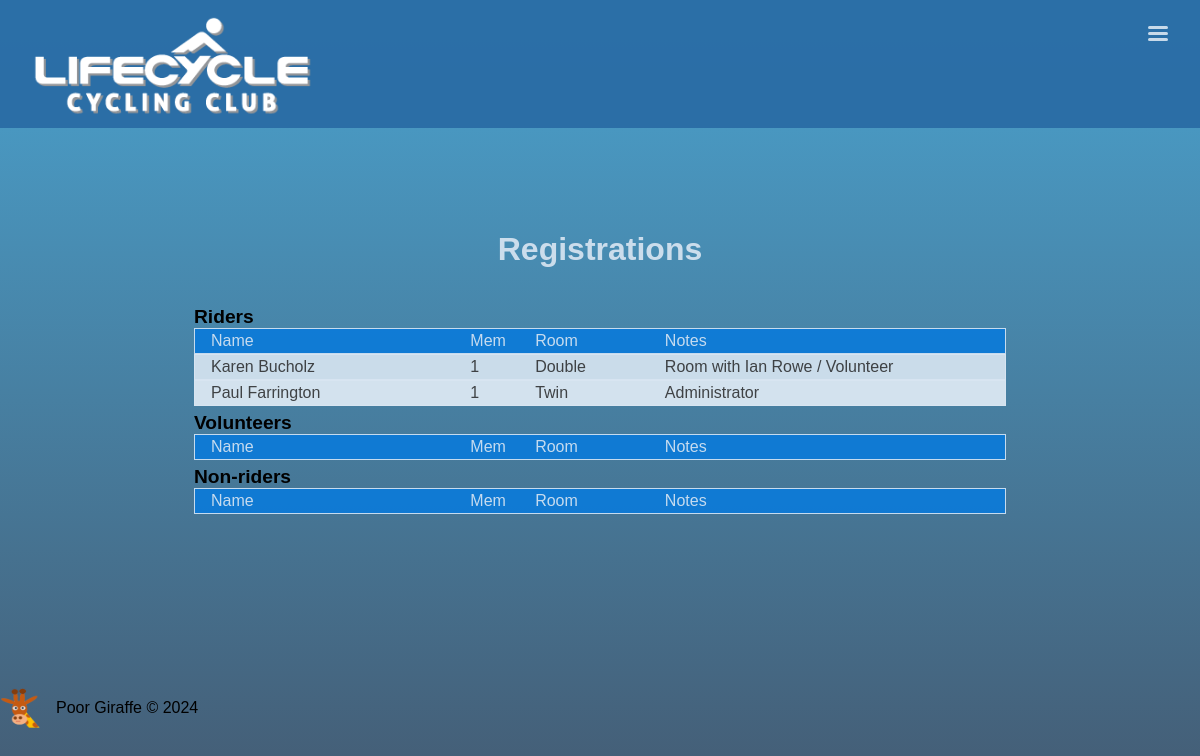
Page /registrations/ on the earlier database version.
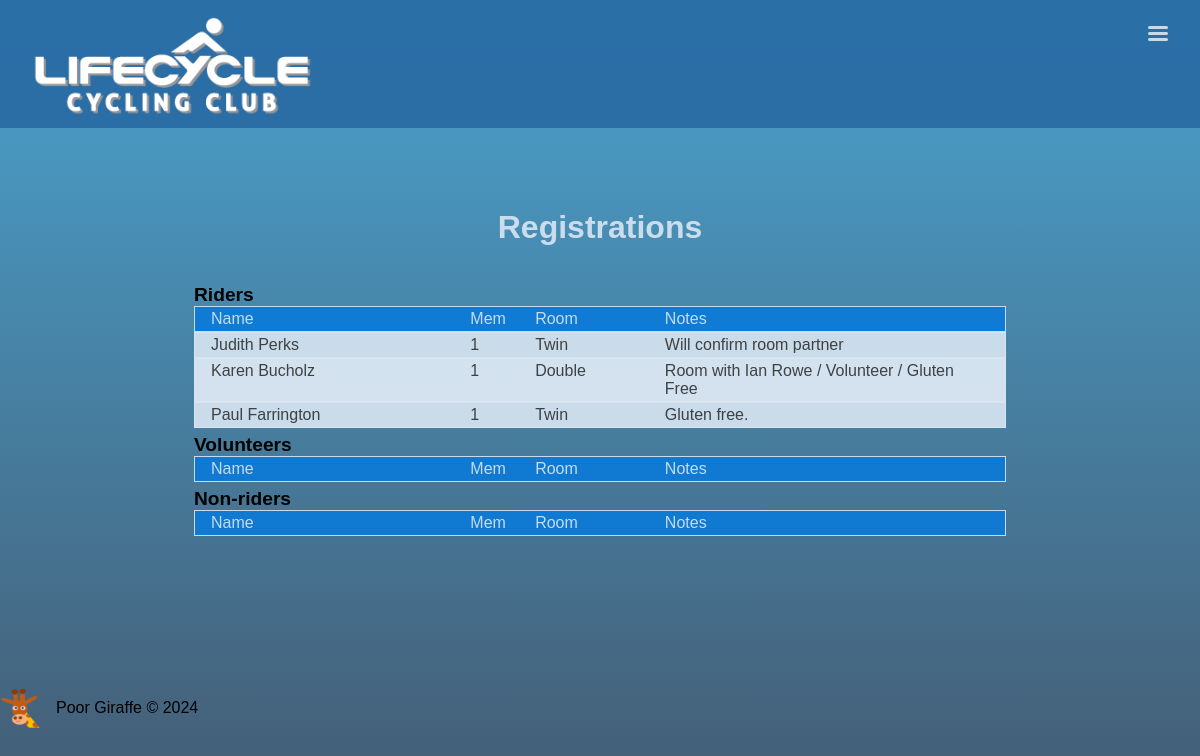
Same page on the later database version.
### book/models.py (models this page shows, shortened)
class Registration(models.Model):
	name = models.CharField(max_length=30)
	email = models.EmailField()
	membership = models.ForeignKey(Membership, on_delete=models.CASCADE, null=True)
	status = models.ForeignKey(Status, on_delete=models.CASCADE)
	room = models.ForeignKey(RoomType, on_delete=models.CASCADE)
	notes = models.CharField(max_length=100, blank=True, null=True)

class Membership(models.Model):
	membership = models.CharField(max_length=30)

class RoomType(models.Model):
	description = models.CharField(max_length=20)
	supplement = models.IntegerField()
	def __str__(self):
		return self.description

### book/views.py (the view)
# urls.py: path('registrations/', registrations, name='registrations'),
def registrations(request):
	registrations = Registration.objects.all().order_by('name')
	context = {
		'registrations': registrations,
	}
	return render(request, 'registrations.html', context)

### book/template/registrations.html (shortened to what this page needs)
{% extends 'base.html' %}
{% load static %}
{% block main %}
	<main>
		<h1>Registrations</h1>
		<div class="registrations">
			<h2>Riders</h2>
			<div class="header"><p>Name</p><p>Mem</p><p>Room</p><p>Notes</p></div>
			<ul>
			{% for reg in registrations %}
				{% if reg.status.id == 1 %}
					<li><a href="{{ reg.id }}"><p>{{ reg.name }}</p><p>{{ reg.membership.id }}</p><p>{{ reg.room }}</p><p>{{ reg.notes }}</p></a></li>
				{% endif %}
			{% endfor %}
			</ul>
			<h2>Volunteers</h2>
			<div class="header"><p>Name</p><p>Mem</p><p>Room</p><p>Notes</p></div>
			<h2>Non-riders</h2>
			<div class="header"><p>Name</p><p>Mem</p><p>Room</p><p>Notes</p></div>
		</div>
	</main>
{% endblock %}

Differences in the rows shown:
added Registration: name "Judith Perks", membership.id "1", room "Twin", notes "Will confirm room partner"
changed Registration "Karen Bucholz": notes "Room with Ian Rowe / Volunteer" → "Room with Ian Rowe / Volunteer / Gluten Free"
changed Registration "Paul Farrington": notes "Administrator" → "Gluten free."
